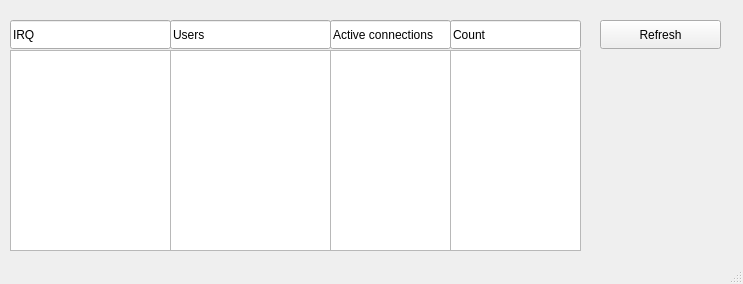
<?xml version="1.0" encoding="UTF-8"?>
<ui version="4.0">
 <class>MainWindow</class>
 <widget class="QMainWindow" name="MainWindow">
  <property name="geometry">
   <rect>
    <x>0</x>
    <y>0</y>
    <width>743</width>
    <height>284</height>
   </rect>
  </property>
  <property name="windowTitle">
   <string>IRQ status</string>
  </property>
  <widget class="QWidget" name="centralwidget">
   <widget class="QListWidget" name="irqField">
    <property name="geometry">
     <rect>
      <x>10</x>
      <y>50</y>
      <width>161</width>
      <height>201</height>
     </rect>
    </property>
   </widget>
   <widget class="QLineEdit" name="package_2">
    <property name="geometry">
     <rect>
      <x>10</x>
      <y>20</y>
      <width>161</width>
      <height>29</height>
     </rect>
    </property>
    <property name="text">
     <string>IRQ</string>
    </property>
   </widget>
   <widget class="QLineEdit" name="version_3">
    <property name="geometry">
     <rect>
      <x>450</x>
      <y>20</y>
      <width>131</width>
      <height>29</height>
     </rect>
    </property>
    <property name="text">
     <string>Count</string>
    </property>
   </widget>
   <widget class="QLineEdit" name="version_2">
    <property name="geometry">
     <rect>
      <x>330</x>
      <y>20</y>
      <width>121</width>
      <height>29</height>
     </rect>
    </property>
    <property name="text">
     <string>Active connections</string>
    </property>
   </widget>
   <widget class="QLineEdit" name="version">
    <property name="geometry">
     <rect>
      <x>170</x>
      <y>20</y>
      <width>161</width>
      <height>29</height>
     </rect>
    </property>
    <property name="text">
     <string>Users</string>
    </property>
   </widget>
   <widget class="QListWidget" name="countField">
    <property name="geometry">
     <rect>
      <x>450</x>
      <y>50</y>
      <width>131</width>
      <height>201</height>
     </rect>
    </property>
   </widget>
   <widget class="QListWidget" name="connectionField">
    <property name="geometry">
     <rect>
      <x>330</x>
      <y>50</y>
      <width>121</width>
      <height>201</height>
     </rect>
    </property>
   </widget>
   <widget class="QPushButton" name="refreshButton">
    <property name="geometry">
     <rect>
      <x>600</x>
      <y>20</y>
      <width>121</width>
      <height>29</height>
     </rect>
    </property>
    <property name="text">
     <string>Refresh</string>
    </property>
   </widget>
   <widget class="QListWidget" name="userField">
    <property name="geometry">
     <rect>
      <x>170</x>
      <y>50</y>
      <width>161</width>
      <height>201</height>
     </rect>
    </property>
   </widget>
  </widget>
  <widget class="QStatusBar" name="statusbar"/>
 </widget>
 <resources/>
 <connections/>
</ui>
